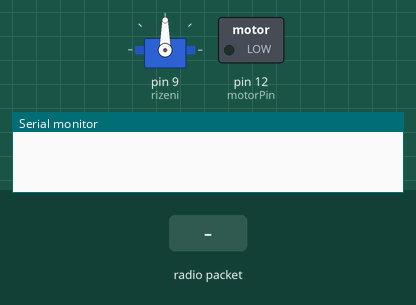
This sketch was run on a simulated Arduino Uno, built with avr-gcc and run on an emulated ATmega328P. On the bench: servo, switched loads named in the sketch (green lamp = pin HIGH), the last lines printed to the serial monitor. The test bench sets the inputs (shaded band). No radio packets arrive unless stated.

Above: at 1.2 s.
1.3 s: radio packet "B" arrives
At 1.9 s:
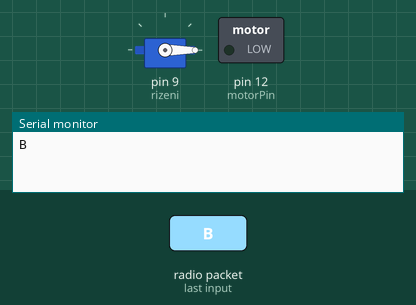
2.8 s: radio packet "A" arrives
4.3 s: radio packet "1" arrives
Timing chart, 0 to 7.3 s (numbered marks = the images above; inputs shaded):
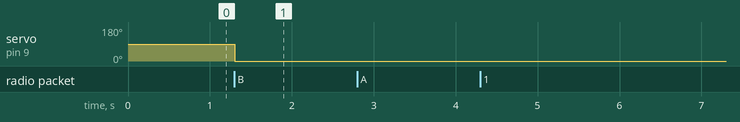

Measured:
- after the input at 1.3 s, servo on pin 9 (rizeni): 90° → 0° at once

The sketch:

3D_tisk_auto_prijimac.ino
```cpp
// 433 MHz Přijímač

// připojení knihovny
#include <VirtualWire.h>
#include <PWMServo.h>

PWMServo rizeni;

const int acc_zero = 127;

const int motorPin = 12;

void setup()
{
  // inicializace komunikace po sériové lince
  Serial.begin(9600);
  // nastavení typu bezdrátové komunikace
  vw_set_ptt_inverted(true);
  // nastavení rychlosti přenosu v bitech za sekundu
  vw_setup(1000);
  // nastavení čísla datového pinu pro přijímač
  vw_set_rx_pin(7);
  // nastartování komunikace po nastaveném pinu
  vw_rx_start();

  pinMode(motorPin, OUTPUT);
  rizeni.attach(9);
}

void accelerate (int hodnota)
{
  if(hodnota > (acc_zero + 5)){   //jedeme dopredu
   int rychlost = hodnota - acc_zero;
   analogWrite(motorPin, rychlost);

// }
//  else if(hodnota > (acc_zero - 5)){   //jedeme dozadu

  }
  else {      //stojime
    analogWrite(motorPin, 0);
  }

}

void steering (int hodnota)
{
  int uhel = map(hodnota, 0, 1023, 0, 180);     // premapovani na uhel serva (value between 0 and 180)
  rizeni.write(uhel);                  // nastaveni uhli
  delay(15);                           // pockani na pootoceni serva
}

void loop() {
  // vytvoření proměnných pro uložení
  // přijaté zprávy a její délky,
  // délka je maximálně 78 znaků
  uint8_t zprava[VW_MAX_MESSAGE_LEN];
  uint8_t delkaZpravy = VW_MAX_MESSAGE_LEN;
  // v případě přijetí zprávy se vykoná tato if funkce
  if (vw_get_message(zprava, &delkaZpravy)) {
    // rozsvícení LED diody při příjmu (nepovinné)
    digitalWrite(13, true);
    // vytištění celé zprávy po znacích
    // pomocí for cyklu
    for (int i = 0; i < delkaZpravy; i++) {
      Serial.print((char)zprava[i]);
    }
    // ukončení vypsaného řádku pomocí println
    Serial.println("");
    // zhasnutí LED diody při příjmu (nepovinné)
    digitalWrite(13, false);

    //Vyhodnotit kteremu kanalu zprava patri a vycist hodnotu a prevest na int
    int hodnota;

    switch(delkaZpravy){
      case 2:
         hodnota = zprava[1];
         break;
      case 3:
        hodnota = (10 * zprava[1]) + zprava[2];
        break;
      case 4:
        hodnota = (100* zprava[1]) + (10 * zprava[2]) + zprava[3];
        break;
    }
    if (zprava[0] == 'A') {
       accelerate(hodnota);
    }
        if (zprava[0] == 'B') {
       steering(hodnota);
    }
  }
}
```
